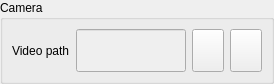
<?xml version="1.0" encoding="UTF-8"?>
<ui version="4.0">
 <class>CameraBoxTrial</class>
 <widget class="QWidget" name="CameraBoxTrial">
  <property name="geometry">
   <rect>
    <x>0</x>
    <y>0</y>
    <width>274</width>
    <height>84</height>
   </rect>
  </property>
  <property name="windowTitle">
   <string>Form</string>
  </property>
  <layout class="QGridLayout" name="gridLayout">
   <property name="margin">
    <number>0</number>
   </property>
   <property name="spacing">
    <number>0</number>
   </property>
   <item row="0" column="0">
    <widget class="QGroupBox" name="groupBox">
     <property name="title">
      <string>Camera</string>
     </property>
     <layout class="QGridLayout" name="gridLayout_7">
      <item row="0" column="1">
       <widget class="QLineEdit" name="lineEdit">
        <property name="enabled">
         <bool>false</bool>
        </property>
        <property name="sizePolicy">
         <sizepolicy hsizetype="Expanding" vsizetype="Preferred">
          <horstretch>0</horstretch>
          <verstretch>0</verstretch>
         </sizepolicy>
        </property>
       </widget>
      </item>
      <item row="0" column="3">
       <widget class="QToolButton" name="toolButtonVideo">
        <property name="sizePolicy">
         <sizepolicy hsizetype="Fixed" vsizetype="Preferred">
          <horstretch>0</horstretch>
          <verstretch>0</verstretch>
         </sizepolicy>
        </property>
        <property name="text">
         <string/>
        </property>
        <property name="icon">
         <iconset>
          <normalon>:/images/resource-files/icons/video.png</normalon>
         </iconset>
        </property>
        <property name="iconSize">
         <size>
          <width>24</width>
          <height>24</height>
         </size>
        </property>
       </widget>
      </item>
      <item row="0" column="0">
       <widget class="QLabel" name="label">
        <property name="text">
         <string>Video path</string>
        </property>
       </widget>
      </item>
      <item row="0" column="2">
       <widget class="QToolButton" name="toolButtonImage">
        <property name="sizePolicy">
         <sizepolicy hsizetype="Fixed" vsizetype="Preferred">
          <horstretch>0</horstretch>
          <verstretch>0</verstretch>
         </sizepolicy>
        </property>
        <property name="text">
         <string/>
        </property>
        <property name="icon">
         <iconset>
          <normalon>:/images/resource-files/icons/Images.png</normalon>
         </iconset>
        </property>
        <property name="iconSize">
         <size>
          <width>24</width>
          <height>24</height>
         </size>
        </property>
       </widget>
      </item>
     </layout>
    </widget>
   </item>
  </layout>
 </widget>
 <resources>
  <include location="../calibrationtool_resources.qrc"/>
 </resources>
 <connections/>
</ui>
